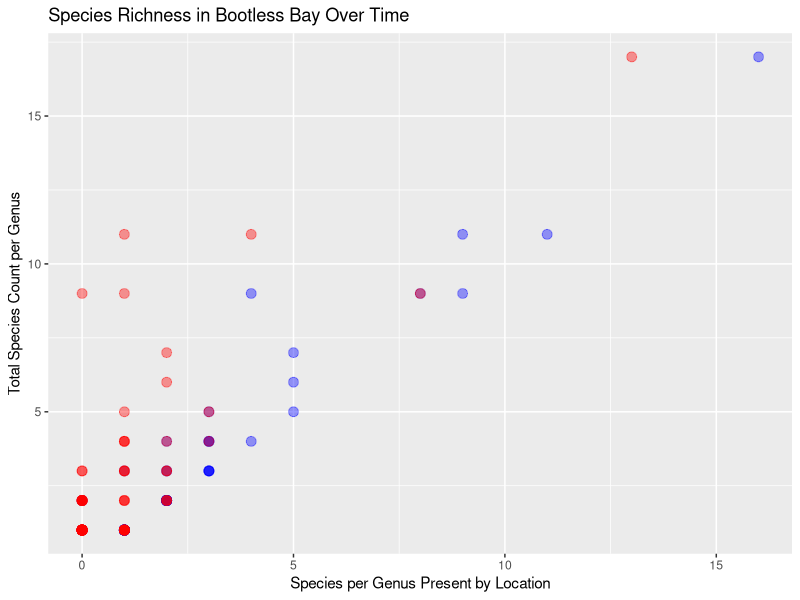
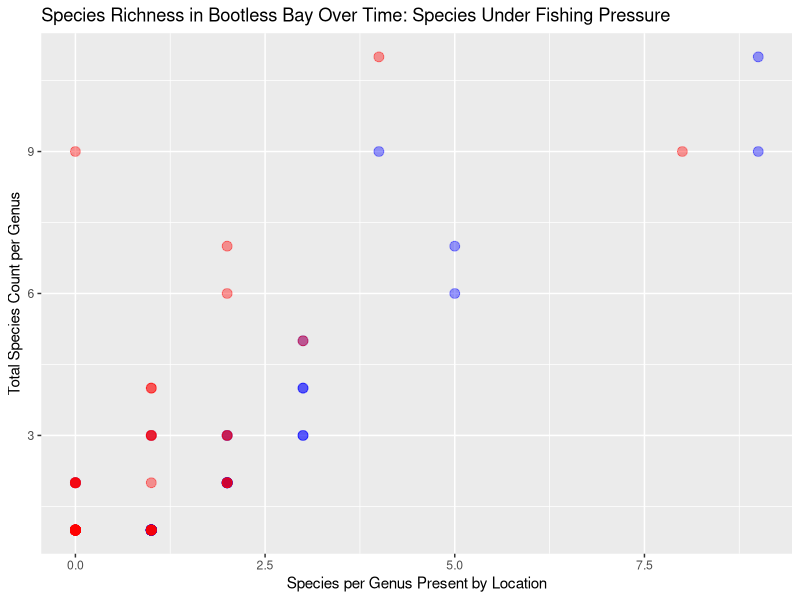
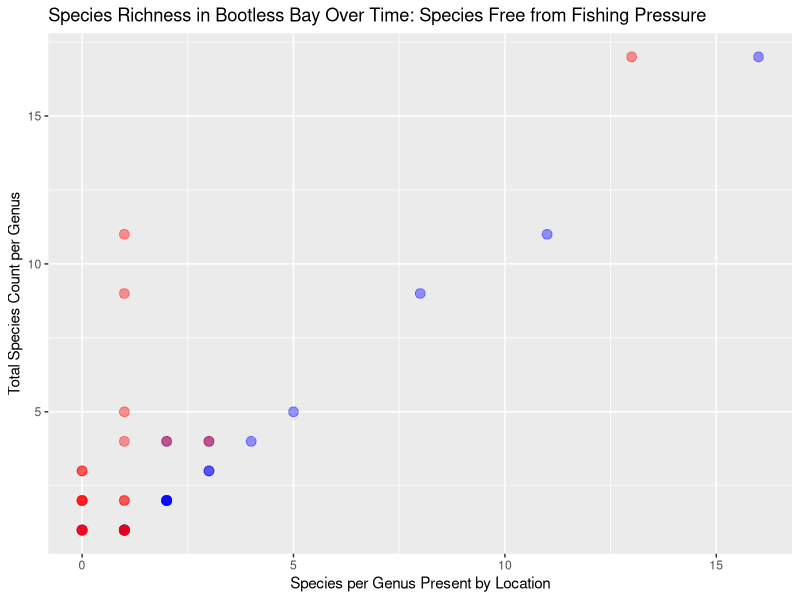

The R script that drew these images, in order:
## ---- chunk 1
knitr::opts_chunk$set(echo = TRUE)
## ---- chunk 2
library(tidyverse)
library(kableExtra)
reef_fish <- read.csv("Data/Supplemental201.csv")
## ---- chunk 3
reef_fish_bootless <- select(reef_fish, Genus, species, Bootless, Museum.Bootless, Fished) %>% 
  filter(Bootless > 0 | Museum.Bootless > 0) %>% 
  filter(Bootless < 50)
## ---- chunk 4
reef_fish_bootless_fished <- filter(reef_fish_bootless, Fished == "fished" | Fished == "Fished")

reef_fish_bootless_notfished <- filter(reef_fish_bootless, Fished == "not fished")
## ---- chunk 5
reef_fish_bootless_sp <- group_by(reef_fish_bootless, Genus) %>%
  summarise(
    bootless = sum(Bootless),
    Museum.Bootless = sum(Museum.Bootless),
    n_species = n())
## ---- chunk 6
knitr::kable(head(reef_fish_bootless_sp, n = 20), format = "html") %>% 
  kable_styling(bootstrap_options = "striped")
## ---- chunk 7
bootless_fished_sp <- group_by(reef_fish_bootless_fished, Genus) %>% 
  summarise(
    bootless = sum(Bootless),
    Museum.Bootless = sum(Museum.Bootless),
    n_species = n())

bootless_notfished_sp <- group_by(reef_fish_bootless_notfished, Genus) %>% 
  summarise(
    bootless = sum(Bootless),
    Museum.Bootless = sum(Museum.Bootless),
    n_species = n())
## ---- chunk 8
ggplot(reef_fish_bootless_sp) +
  geom_point(aes(x = bootless, y = n_species), color = "blue", size = 3, alpha = 0.4) +
  geom_point(aes(x = Museum.Bootless, y = n_species), color = "red", size = 3, alpha = 0.4) +
  labs(x = "Species per Genus Present by Location", y = "Total Species Count per Genus") +
  ggtitle("Species Richness in Bootless Bay Over Time")
## ---- chunk 9
ggplot(bootless_fished_sp) +
  geom_point(aes(x = bootless, y = n_species), color = "blue", size = 3, alpha = 0.4) +
  geom_point(aes(x = Museum.Bootless, y = n_species), color = "red", size = 3, alpha = 0.4) +
  labs(x = "Species per Genus Present by Location", y = "Total Species Count per Genus") +
  ggtitle("Species Richness in Bootless Bay Over Time: Species Under Fishing Pressure")
## ---- chunk 10
ggplot(bootless_notfished_sp) +
  geom_point(aes(x = bootless, y = n_species), color = "blue", size = 3, alpha = 0.4) +
  geom_point(aes(x = Museum.Bootless, y = n_species), color = "red", size = 3, alpha = 0.4) +
  labs(x = "Species per Genus Present by Location", y = "Total Species Count per Genus") +
  ggtitle("Species Richness in Bootless Bay Over Time: Species Free from Fishing Pressure")
